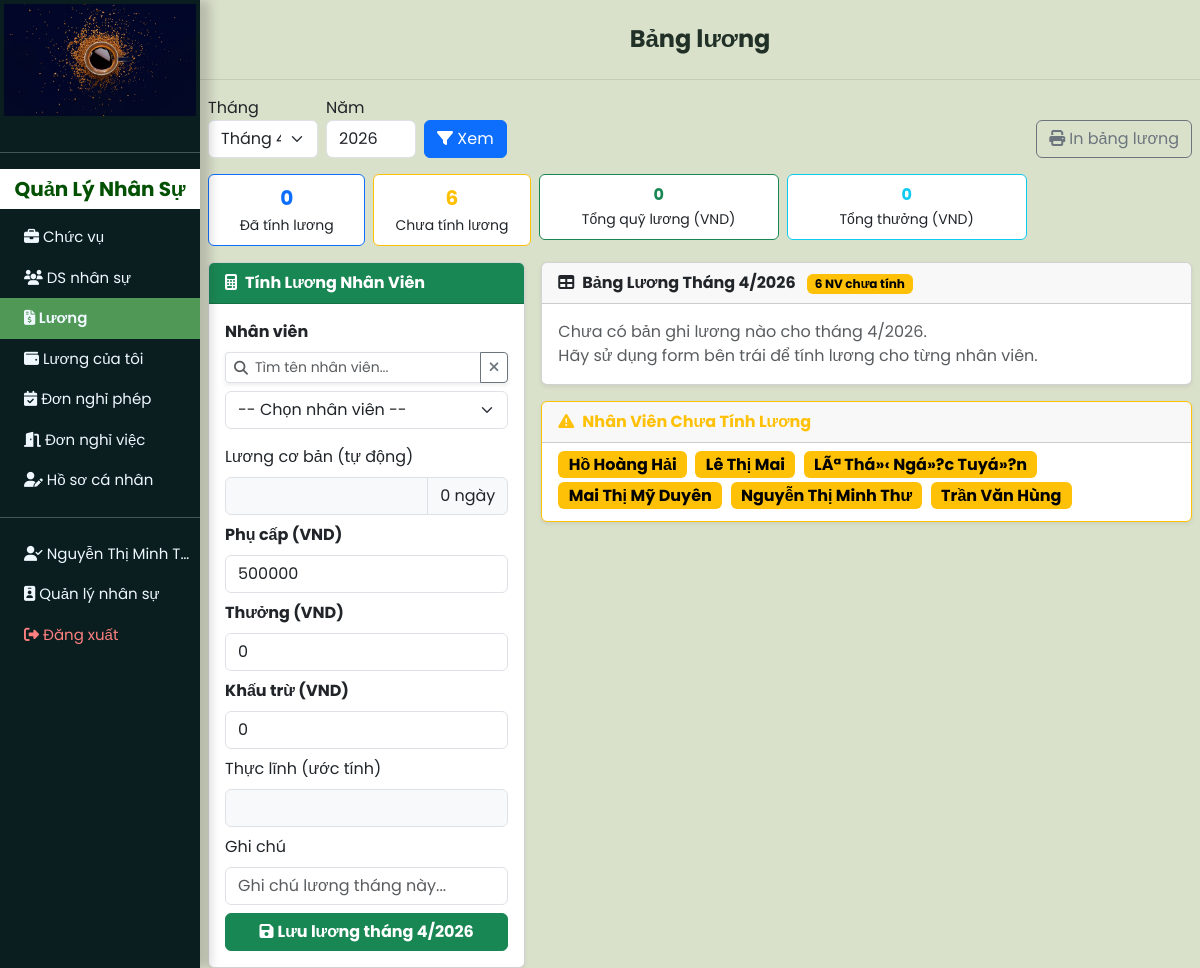
The page /user_page.php?bangluong (signed in) on the database its author committed.
### tables this page shows
CREATE TABLE `accounts` (
  `account_id` int(11) NOT NULL,
  `full_name` varchar(150) NOT NULL,
  `email` varchar(150) NOT NULL,
  `password` varchar(255) NOT NULL,
  `role_id` int(11) NOT NULL DEFAULT 3,
  `position_id` int(11) DEFAULT NULL,
  `phone` varchar(20) DEFAULT NULL,
  `address` text DEFAULT NULL,
  `birth_date` date DEFAULT NULL,
  `gender` enum('nam','ná»¯','khÃ¡c') DEFAULT NULL,
  `hr_status` enum('active','resigned','on_leave') NOT NULL DEFAULT 'active',
  `system_status` enum('active','locked','disabled','pending') NOT NULL DEFAULT 'pending',
  `hire_date` date DEFAULT NULL,
  `created_at` timestamp NULL DEFAULT current_timestamp(),
  `updated_at` timestamp NULL DEFAULT current_timestamp() ON UPDATE current_timestamp()
);

### src/views/bangluong.php (the view, shortened to what the rows shown need)
<?php
global $conn;
$sel_month = (int)($_GET['month'] ?? date('m'));
$sel_year  = (int)($_GET['year'] ?? date('Y'));
$sel_year  = max(2020, min($sel_year, 2030));
function getAutoDeduction($conn, $accountId, $month, $year) {
    $startOfMonth = sprintf("%04d-%02d-01", $year, $month);
    $endOfMonth = date('Y-m-t', strtotime($startOfMonth));
    $sql = "SELECT from_date, to_date FROM leave_requests
            WHERE account_id = $accountId AND status = 'chấp thuận'
            AND from_date <= '$endOfMonth' AND to_date >= '$startOfMonth'";
    $res = mysqli_query($conn, $sql);
    $leaveDates = [];
    $leaveDates = array_unique($leaveDates);
    return ['total' => 0, 'days' => count($leaveDates)];
}
function getProRatedBaseSalary($conn, $accountId, $month, $year) {
    $startOfMonth = sprintf("%04d-%02d-01", $year, $month);
    $endOfMonth = date('Y-m-t', strtotime($startOfMonth));
    $totalDaysInMonth = (int)date('t', strtotime($startOfMonth));
    $leaveSql = "SELECT from_date, to_date FROM leave_requests
                 WHERE account_id = $accountId AND status = 'chấp thuận' AND leave_type = 'không lương'
                 AND from_date <= '$endOfMonth' AND to_date >= '$startOfMonth'";
    $leaveRes = mysqli_query($conn, $leaveSql);
    $unpaidLeaveDates = [];
    $historySql = "SELECT eph.start_date, eph.end_date, p.base_salary
                   FROM employee_positions_history eph
                   JOIN positions p ON p.position_id = eph.position_id
                   WHERE eph.account_id = $accountId
                   AND eph.start_date <= '$endOfMonth'
                   AND (eph.end_date IS NULL OR eph.end_date >= '$startOfMonth')
                   ORDER BY eph.start_date ASC";
    $histRes = mysqli_query($conn, $historySql);
    $history = $histRes ? mysqli_fetch_all($histRes, MYSQLI_ASSOC) : [];
    if (empty($history)) {
        $sql = "SELECT p.base_salary FROM accounts a
                JOIN positions p ON p.position_id = a.position_id
                WHERE a.account_id = $accountId";
        $cp_res = mysqli_query($conn, $sql);
        $cp = mysqli_fetch_assoc($cp_res);
        $history[] = [
            'start_date' => '2000-01-01',
            'end_date' => '2099-12-31',
            'base_salary' => $cp['base_salary'] ?? 0
        ];
    }
    $workingDaysByPos = [];
    $totalWorkingDays = 0;
    for ($d = 1; $d <= $totalDaysInMonth; $d++) {
        $dateStr = sprintf("%04d-%02d-%02d", $year, $month, $d);
        $ts = strtotime($dateStr);
        $currentPos = null;
        foreach ($history as $h) {
            $sTs = strtotime($h['start_date']);
            $eTs = $h['end_date'] ? strtotime($h['end_date']) : strtotime('2099-12-31');
            if ($ts >= $sTs && $ts <= $eTs) {
                $currentPos = $h;
                break;
            }
        }
        if ($currentPos && !isset($unpaidLeaveDates[$dateStr])) {
            $sal = (int)$currentPos['base_salary'];
            if (!isset($workingDaysByPos[$sal])) {
                $workingDaysByPos[$sal] = ['days' => 0, 'base_salary' => $sal];
            }
            $workingDaysByPos[$sal]['days']++;
            $totalWorkingDays++;
        }
    }
    $finalBaseSalary = 0;
    if ($totalWorkingDays >= 28) {
        $weightedSum = 0;
        foreach ($workingDaysByPos as $pos) {
            $weightedSum += ($pos['days'] / $totalWorkingDays) * $pos['base_salary'];
        }
        $finalBaseSalary = $weightedSum;
    } else {
        foreach ($workingDaysByPos as $pos) {
            $finalBaseSalary += ($pos['days'] * $pos['base_salary'] / 30);
        }
    }
    return [
        'total' => round($finalBaseSalary),
        'working_days' => $totalWorkingDays,
        'is_prorated' => ($totalWorkingDays < 28 || count($workingDaysByPos) > 1)
    ];
}
$emp_sql = "SELECT a.account_id, a.full_name, r.display_name AS role_name,
                   p.position_name, p.base_salary
            FROM accounts a
            JOIN roles r ON r.id = a.role_id
            LEFT JOIN positions p ON p.position_id = a.position_id
            WHERE a.hr_status = 'active' AND a.role_id != 1
            ORDER BY a.full_name";
$emp_result = mysqli_query($conn, $emp_sql);
$employees = [];
if ($emp_result) {
    while ($e = mysqli_fetch_assoc($emp_result)) {
        $deductInfo = getAutoDeduction($conn, $e['account_id'], $sel_month, $sel_year);
        $e['auto_deduction'] = $deductInfo['total'];
        $e['leave_days'] = $deductInfo['days'];
        $proRateInfo = getProRatedBaseSalary($conn, $e['account_id'], $sel_month, $sel_year);
        $e['base_salary'] = $proRateInfo['total'];
        $e['working_days'] = $proRateInfo['working_days'];
        $e['is_prorated'] = $proRateInfo['is_prorated'];
        $employees[] = $e;
    }
}
$salary_sql = "SELECT sr.salary_record_id, sr.account_id, sr.salary_month, sr.salary_year,
                      sr.base_salary, sr.allowance, sr.bonus, sr.deductions, sr.total_salary,
                      sr.notes, sr.updated_at,
                      a.full_name, r.display_name AS role_name, p.position_name
               FROM salary_records sr
               JOIN accounts a ON a.account_id = sr.account_id AND a.role_id != 1
               JOIN roles r ON r.id = a.role_id
               JOIN positions p ON p.position_id = sr.position_id
               WHERE sr.salary_month = $sel_month AND sr.salary_year = $sel_year
               ORDER BY a.full_name";
$salary_result = mysqli_query($conn, $salary_sql);
$salary_records = $salary_result ? mysqli_fetch_all($salary_result, MYSQLI_ASSOC) : [];
$has_salary = array_column($salary_records, 'account_id');
$missing_employees = array_filter($employees, fn($e) => !in_array($e['account_id'], $has_salary));
    ?>
<div class="dash_board px-2">
    <div class="row g-3">
        <div class="col-lg-8">
            <?php if (!empty($missing_employees)): ?>
            <div class="card shadow-sm mt-3 border-warning">
                <div class="card-body py-2">
                    <?php foreach ($missing_employees as $me): ?>
                    <span class="badge text-bg-warning me-1 mb-1 fs-6"><?= htmlspecialchars($me['full_name']) ?></span>
                    <?php endforeach; ?>
                </div>
            </div>
            <?php endif; ?>
        </div>
    </div>
</div>
</div>
</div>

### src/views/layouts/user_layout_start.php (shortened to what the rows shown need)
<!DOCTYPE html>
<html lang="en">
<head>
    <link href="https://cdn.jsdelivr.net/npm/bootstrap@5.3.3/dist/css/bootstrap.min.css" rel="stylesheet" />
    <link rel="stylesheet" href="https://cdnjs.cloudflare.com/ajax/libs/font-awesome/6.5.1/css/all.min.css" />
    <link rel="stylesheet" href="css/style.css" />
</head>
<?php
$roleName = currentRole();
$isManagerRole = $roleName === AppRole::MANAGER;
?>
<?php
$currentTitle = 'COFFEE SHOP';
if (isset($_GET['home'])) {
    $currentTitle = 'COFFEE SHOP';
} elseif (isset($_GET['dashboard'])) {
    $currentTitle = 'COFFEE SHOP';
} elseif (isset($_GET['sanpham'])) {
    $currentTitle = 'Sản phẩm';
} elseif (isset($_GET['phieunhap'])) {
    $currentTitle = 'Phiếu nhập kho';
} elseif (isset($_GET['phieuxuat'])) {
    $currentTitle = 'Phiếu xuất kho';
} elseif (isset($_GET['kho_thongke'])) {
    $currentTitle = 'Thống kê tồn kho';
} elseif (isset($_GET['baocao_kho'])) {
    $currentTitle = 'Báo cáo kho';
} elseif (isset($_GET['baocao_kinhdoanh'])) {
    $currentTitle = 'Báo cáo kinh doanh';
} elseif (isset($_GET['baocao_nhansu'])) {
    $currentTitle = 'Báo cáo nhân sự';
} elseif (isset($_GET['nhacungcap'])) {
    $currentTitle = 'Quản lý nhà cung cấp';
} elseif (isset($_GET['loai'])) {
    $currentTitle = 'Loại sản phẩm';
} elseif (isset($_GET['donhang'])) {
    $currentTitle = 'Đơn hàng';
} elseif (isset($_GET['khachhang'])) {
    $currentTitle = 'Khách hàng';
} elseif (isset($_GET['nhansu'])) {
    $currentTitle = 'Nhân sự';
} elseif (isset($_GET['chucvu'])) {
    $currentTitle = 'Quản lý chức vụ';
} elseif (isset($_GET['bangluong'])) {
    $currentTitle = 'Bảng lương';
} elseif (isset($_GET['luong_ca_nhan'])) {
    $currentTitle = 'Lương của tôi';
} elseif (isset($_GET['donnghi'])) {
    $currentTitle = 'Đơn nghỉ phép';
} elseif (isset($_GET['donnghiviec'])) {
    $currentTitle = 'Đơn nghỉ việc';
} elseif (isset($_GET['profile'])) {
    $currentTitle = 'Hồ sơ cá nhân';
} elseif (isset($_GET['thongke'])) {
    $currentTitle = 'Thống kê';
}
?>
<?php
$_notify_type    = $_SESSION['notify_type']    ?? '';
$_notify_msg     = $_SESSION['notify_message'] ?? '';
$_notify_title   = $_SESSION['notify_title']   ?? '';
$_notify_attrs   = notifyAttrs($_notify_type, $_notify_msg, $_notify_title);
?>
<body class="app-shell"<?= $_notify_attrs ?>>
    <div class="nav-side p-0">
        <div class="logo p-1 justify-content-center text-center">
            <a href="user_page.php?home"> <img src="img/logo.jpg" alt="Logo"></a>
        </div>
        <div class="navs pt-3">
        </div>
        <?php if ($isManagerRole) : ?>
            <hr>
            <div class="container-fluid admin-head">
                <h5 class="text-center py-2 fw-bold">Quản Lý Nhân Sự</h5>
            </div>
            <div class="navs text-center p-0">
                <div class="container-fluid">
                    <a class="text-truncate <?= isset($_GET['chucvu']) ? 'active' : '' ?>"
                       href="user_page.php?chucvu"><i class="fa-solid fa-briefcase"></i> Chức vụ</a>
                </div>
                <div class="container-fluid">
                    <a class="text-truncate <?= isset($_GET['nhansu']) ? 'active' : '' ?>"
                       href="user_page.php?nhansu"><i class="fa-solid fa-users"></i> DS nhân sự</a>
                </div>
                <div class="container-fluid">
                    <a class="text-truncate <?= isset($_GET['bangluong']) ? 'active' : '' ?>"
                       href="user_page.php?bangluong"><i class="fa-solid fa-file-invoice-dollar"></i> Lương</a>
                </div>
                <div class="container-fluid">
                    <a class="text-truncate <?= isset($_GET['luong_ca_nhan']) ? 'active' : '' ?>"
                       href="user_page.php?luong_ca_nhan"><i class="fa-solid fa-wallet"></i> Lương của tôi</a>
                </div>
                <div class="container-fluid">
                    <a class="text-truncate <?= isset($_GET['donnghi']) ? 'active' : '' ?>"
                       href="user_page.php?donnghi">
                        <i class="fa-solid fa-calendar-check"></i> Đơn nghỉ phép
                    </a>
                </div>
                <div class="container-fluid">
                    <a class="text-truncate <?= isset($_GET['donnghiviec']) ? 'active' : '' ?>"
                       href="user_page.php?donnghiviec"><i class="fa-solid fa-door-open"></i> Đơn nghỉ việc</a>
                </div>
                <div class="container-fluid">
                    <a class="text-truncate <?= isset($_GET['profile']) ? 'active' : '' ?>"
                       href="user_page.php?profile"><i class="fa-solid fa-user-pen"></i> Hồ sơ cá nhân</a>
                </div>
            </div>
        <?php endif; ?>
        <div class="navs text-center p-0">
            <hr class="mt-3">
            <div class="container-fluid">
                <a class="text-truncate"><i class="fa-solid fa-user-check"></i> <?= $user_name ?? '' ?></a>
            </div>
            <div class="container-fluid">
                <a class="text-truncate"><i class="fa-solid fa-id-badge"></i> <?= roleLabel(currentRole()) ?></a>
            </div>
            <div class="    container-fluid logout-btn">
                <a class="text-truncate" href="logout.php"><i class="fa-solid fa-right-from-bracket"></i> Đăng xuất</a>
            </div>
        </div>
    </div>
    <div class="app-right">
        <?php if (!isset($_GET['home']) && !isset($_GET['dashboard'])): ?>
        <div class="app-topbar px-3">
            <h4 class="mb-0 fw-bold"><?= htmlspecialchars($currentTitle) ?></h4>
        </div>
        <?php endif; ?>
        <div class="main p-0 <?= (isset($_GET['home']) || isset($_GET['dashboard'])) ? 'h-100' : '' ?>">

### rows shown on the page
accounts: full_name "Nguyễn Thị Minh T…", full_name "Nguyễn Thị Minh Thư"
accounts: full_name "Hồ Hoàng Hải"
accounts: full_name "Lê Thị Mai"
accounts: full_name "LÃª Thá»‹ Ngá»?c Tuyá»?n"
accounts: full_name "Mai Thị Mỹ Duyên"
accounts: full_name "Trần Văn Hùng"

### other values the page prints
roleLabel(currentRole()) "Quản lý nhân sự"
$currentTitle "Bảng lương"
count($salary_records) "0"
count($missing_employees) "6"
$total_pay "0"
$total_bonus "0"
$sel_year "2026"
